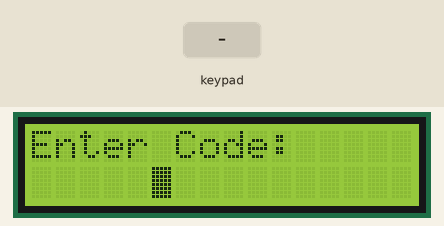
Bench run of a sketch on a simulated Arduino Uno, built with avr-gcc and run on an emulated ATmega328P. Shown: 16×2 character LCD. Inputs (shaded band) come from the test bench.

Above: at 3.2 s.
3.3 s: keypad keys 1 2 3 4 A pressed 0.4 s apart
At 5.8 s:
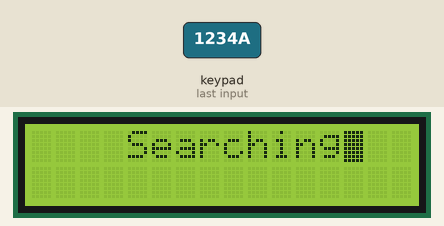
6.9 s: key 'B' pressed
At 8.1 s:
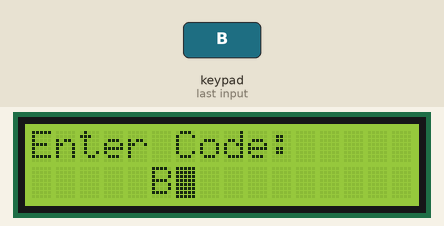
8.4 s: key 'A' pressed
At 9.2 s:
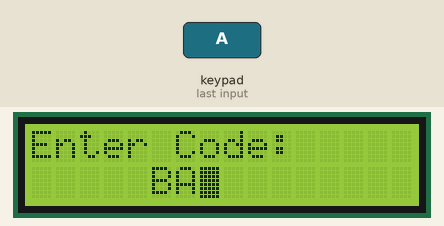
9.9 s: keypad keys 1 2 3 4 D pressed 0.4 s apart
At 12.8 s:
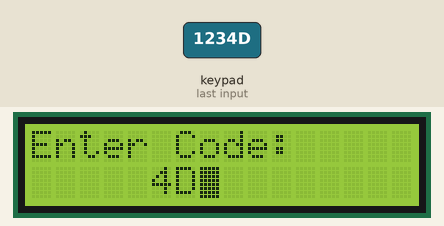
13.4 s: key 'C' pressed
At 14.3 s:
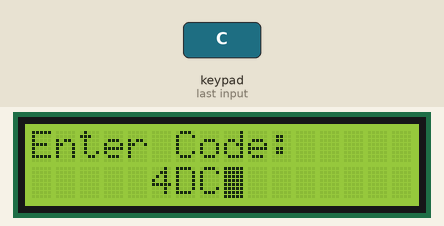
14.9 s: key 'E' pressed
At 15.4 s:
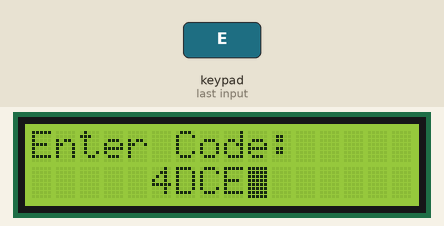
Timing chart, 0 to 17.4 s (numbered marks = the images above; inputs shaded):
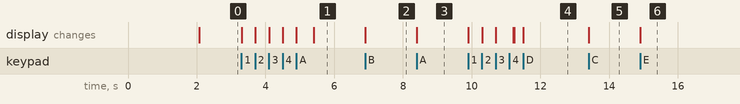

Measured:
- after the input at 3.3 s, the display: first changes at once (image 1 shows a later state)
- after the input at 6.9 s, the display: changes at once (image 2)
- after the input at 8.4 s, the display: changes at once (image 3)
- after the input at 9.9 s, the display: first changes at once (image 4 shows a later state)
- after the input at 13.4 s, the display: changes at once (image 5)
- after the input at 14.9 s, the display: changes at once (image 6)

The sketch:

scanFinal_forMega.ino
```cpp
#include <Keypad.h>
#include <Key.h>
#include <LiquidCrystal.h>

byte i, r[4] = {14, 15, 16, 17}, c[4] = {18, 19, 20, 21};
char userInput[5], userIpCount, cardInput[12];
boolean searchOn;

/*
  The circuit for LCD:
   LCD RS pin to digital pin 12
   LCD Enable pin to digital pin 11
   LCD D4 pin to digital pin 5
   LCD D5 pin to digital pin 4
   LCD D6 pin to digital pin 3
   LCD D7 pin to digital pin 2
   LCD R/W pin to ground
   LCD VSS pin to ground
   LCD VCC pin to 5V
   10K resistor:
   ends to +5V and ground
   wiper to LCD VO pin (pin 3)
*/

LiquidCrystal lcd(12, 11, 5, 4, 3, 2);
char keyMap[4][4] = {{'1', '2', '3', 'A'},
  {'4', '5', '6', 'B'},
  {'7', '8', '9', 'C'},
  {'E', '0', 'F', 'D'}
};

//Keypad constructor ==> (makeKeymap(keys array), row array, column array,no. of rows, no. of columns)
Keypad  keypad = Keypad(makeKeymap(keyMap), r, c, 4, 4);

void setup()
{
  Serial.begin(9600);
  lcd.begin(16, 2);
  lcd.clear();
  lcd.println("  A Product by  ");
  lcd.setCursor(0, 1);
  lcd.print("    AGJP Inc.");
  lcd.noBlink();
  delay(2000);
  lcd.clear();
  lcd.print("Enter Code:");
  lcd.setCursor(5, 1);
  lcd.blink();
  searchOn = false;
}

void loop()
{
  char key;
  key = keypad.getKey();
  if (key)
  {
    if (!userIpCount)
    {
      searchOn = false;
      lcd.clear();
      lcd.print("Enter Code:");
      lcd.setCursor(5, 1);
      lcd.blink();
    }
    userInput[userIpCount++] = key;
    lcd.print(key);
  }
  if (userIpCount == 5)
  {
    userIpCount = 0;
    delay(500);
    lcd.clear();
    lcd.noCursor();
    lcd.setCursor(4, 0);
    lcd.print("Searching");
    searchOn = true;
  }
  if (searchOn)
  {
    //animateSearch();
    if (Serial.available())
    {
      Serial.readBytes(cardInput, 12);
      // Serial.print("card id - ");
      // Serial.println(cardInput);
      for (i = 0; i < 5; i++)
      {
        if (cardInput[i + 6] != userInput[i])
          break;
      }
      if (i == 5)
      {
        lcd.clear();
        lcd.setCursor(0, 1);
        lcd.print("Positive Match!!");
      }
    }
  }
  else
    while (Serial.available())
      Serial.read();
}

/*
void animateSearch()
{
  byte pos;
  lcd.setCursor(0, 1);
  pos = byte(millis() / 1000) / 32;
  if (pos / 16)
    pos = 31 - pos;
  for (i = 0; i < pos; i++)
    lcd.print(" ");
  lcd.print("-");
  for (++i; i < 16; i++)
    lcd.print(" ");
}
*/
```
